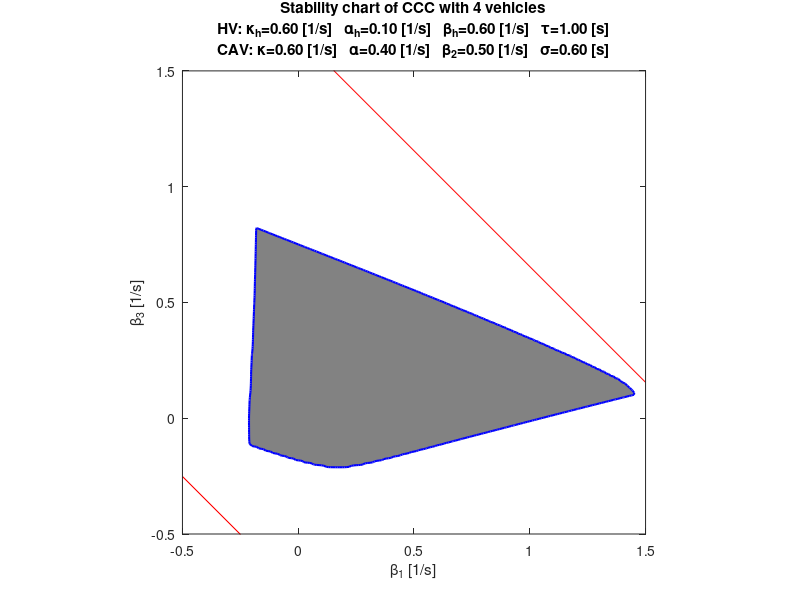

MATLAB code for this plot:
%% Create stability charts for CCC in a 4 vehicle scenario
clear; %close all; clc;

%% Parameters
% HV
kappah=0.6;
alphah=0.1;
betah=0.6;
tau=1.0;
% CAV
kappa=0.6;
alpha=0.4;
sigma=0.6;
beta2=0.5; % 0.0, 0.5, 1.0

% range of parameters
beta1min=-0.5;  % -0.5,   0
beta1max=1.5;   %  1.5, 1.2
beta3min=-0.5;  % -0.5,   0
beta3max=1.5;   %  1.5, 1.2
beta1st=200;
beta3st=200;
aspect_ratio=1;

% range of frequencies
ommin=0;
ommax=2*pi;
dom=2*pi/200;

%% Frequency response
% grid in plane of parameters
beta1_v=linspace(beta1min,beta1max,beta1st+1);	% vector of parameter values
beta3_v=linspace(beta3min,beta3max,beta3st+1);	% vector of parameter values
om_v=ommin:dom:ommax;                           % vector of frequency values
[beta1,beta3,om]=meshgrid(beta1_v,beta3_v,om_v);% matrix of parameter and frequency

% link transfer function
% HV
T12=(1i*betah*om+alphah*kappah)./...
  (-om.^2.*exp(1i*om*tau)+1i*(alphah+betah).*om+alphah*kappah);
T23=T12;
% CAV
D=(-om.^2.*exp(1i*om*sigma)+1i*(alpha+beta1+beta2+beta3).*om+alpha*kappa);
T01=(1i*beta1.*om+alpha*kappa)./D;
T02=1i*beta2.*om./D;
T03=1i*beta3.*om./D;

% head-to-tail transfer function
G03=T01.*T12.*T23+T02.*T23+T03;

% matrix of maximum head-to-tail transfer function magnitudes
Mmax = max(abs(G03(:,:,0<om_v)),[],3);

% plant stability boundaries
Om1=fsolve(@(Om)alpha-Om^2*cos(Om*sigma)/kappa,0.5);
Om2=fsolve(@(Om)alpha-Om^2*cos(Om*sigma)/kappa,2.5);
sumbetaI=Om1*sin(Om1*sigma)-alpha;
sumbetaII=Om2*sin(Om2*sigma)-alpha;

%% Stability chart
figure(1); clf; hold on; box on;
contourf(beta1(:,:,1),beta3(:,:,1),-Mmax,-[1 1],'b','Linewidth',1.5);
colormap gray
plot([beta1min,beta1max],sumbetaI-beta2-[beta1min,beta1max],'r');
plot([beta1min,beta1max],sumbetaII-beta2-[beta1min,beta1max],'r');
axis([beta1min beta1max beta3min beta3max]);
pbaspect([aspect_ratio,1,1]);
xlabel('\beta_1 [1/s]');
ylabel('\beta_3 [1/s]');
title(['Stability chart of CCC with 4 vehicles',10,...
       'HV: \kappa_h=',num2str(kappah,'%3.2f'),' [1/s]   ',...
       '\alpha_h=',num2str(alphah,'%3.2f'),' [1/s]   ',...
       '\beta_h=',num2str(betah,'%3.2f'),' [1/s]   ',...
       '\tau=',num2str(tau,'%3.2f'),' [s]',10,...
       'CAV: \kappa=',num2str(kappa,'%3.2f'),' [1/s]   ',...
       '\alpha=',num2str(alpha,'%3.2f'),' [1/s]   ',...
       '\beta_{2}=',num2str(beta2,'%3.2f'),' [1/s]   ',...
       '\sigma=',num2str(sigma,'%3.2f'),' [s]']);
   
%% Plot points on existing stability chart
% hold on; plot([0.5,0.5],[0,0.5],'bx');
